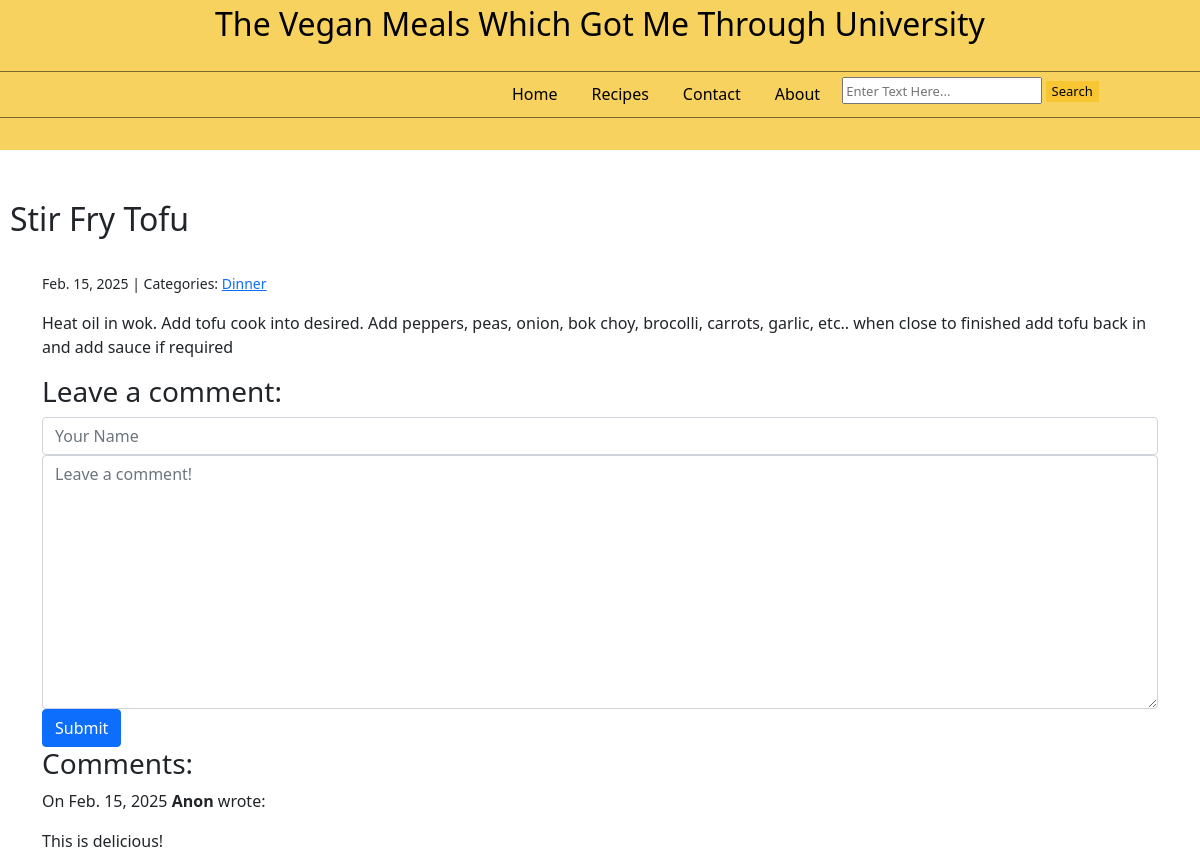
Screenshot of /post/7/ with the database file from the repository.
### blog/models.py (models this page shows, shortened)
class Post(models.Model):
    title = models.CharField(max_length=255)
    body = models.TextField()
    created_on = models.DateTimeField(auto_now_add=True)
    last_modified = models.DateTimeField(auto_now=True)
    categories = models.ManyToManyField("Category", related_name="posts")

class Category(models.Model):
    name = models.CharField(max_length=30)
    class Meta:
        verbose_name_plural = "categories"

class Comment(models.Model):
    author = models.CharField(max_length=60)
    body = models.TextField()
    created_on = models.DateTimeField(auto_now_add=True)
    post = models.ForeignKey("Post", on_delete=models.CASCADE)

### blog/views.py (the view, shortened to what this page needs)
# urls.py: path("post/<int:pk>/", views.blog_detail, name="blog_detail"),
def blog_detail(request, pk):
    post = Post.objects.get(pk=pk)
    form = CommentForm()
    comments = Comment.objects.filter(post=post)
    context = {
        "post": post,
        "comments": comments,
        "form" : CommentForm(),
    }
    return render(request, "blog/detail.html", context)

### blog/forms.py
class CommentForm(forms.Form):
    author = forms.CharField(
        max_length=60,
        widget=forms.TextInput(
            attrs={"class": "form-control", "placeholder": "Your Name"}
        ),
    )
    body = forms.CharField(
        widget=forms.Textarea(
            attrs={"class": "form-control", "placeholder": "Leave a comment!"}
        )
    )

### blog/templates/blog/detail.html (shortened to what this page needs)
<!DOCTYPE html>
<html lang="en">
<head>
    {% load static %}
    <link rel="stylesheet" href="https://cdnjs.cloudflare.com/ajax/libs/font-awesome/5.15.4/css/all.min.css" />
    <link rel="stylesheet" href="https://cdn.simplecss.org/simple.min.css">
    <link rel="stylesheet" href="{% static 'css/bootstrap.min.css' %}">
    <div class="header" style="font-size: xx-large;">
        <center>The Vegan Meals Which Got Me Through University  </center>
        <div class="line" style="border-top: 1px solid #000; opacity: 50%;  position: relative; top: 23px;"></div>
            <div class="header_buttons"  style="display:inline-flex; position: relative; top: 18px; left:500px;">
                <center><a href = "{% url 'blog_index' %}" class="btn btn-secondary" style="background-color: rgb(248, 210, 95); color:#000; margin-right: 10px; border: 0px;">Home</a></center>
                <center><a href = "{% url 'blog_index' %}" class="btn btn-secondary" style="background-color: rgb(248, 210, 95); color:#000; margin-right: 10px; border: 0px;">Recipes</a></center>
                <center><a href = "{% url 'contact' %}" class="btn btn-secondary" style="background-color: rgb(248, 210, 95); color:#000; margin-right: 10px; border: 0px;">Contact</a></center>
                <center><a href = "{% url 'blog_index' %}" class="btn btn-secondary" style="background-color: rgb(248, 210, 95); color:#000; margin-right: 10px; border: 0px;">About</a></center>
                <form method="post" style="height: 0px; z-index: 2; position: relative; font-size: small; top: 10px;">
                    <input type="text" style="height: 27px; width: 200px;" placeholder="Enter Text Here...">
                    <button type="submit" style="background-color: rgb(248, 198, 50); border: 0px;">Search</button>
                </form>
            </div>
        <div class="line" style="border-top: 1px solid #000; opacity: 50%; top: 20px; position: relative;"></div>
    </div>
</head>
<body>
    <h2 style="position: relative; top: 200px; left: 10px;">{{ post.title }}</h2>
    <div class="container" style="position: relative; top: 225px;">
        {% block page_content %}
            <small>
                {{ post.created_on.date }} | Categories:
                {% for category in post.categories.all %}
                    <a href="{% url 'blog_category' category.name %}">
                        {{ category.name }}
                    </a>
                {% endfor %}
            </small>
            <p>{{ post.body | linebreaks }}</p>
            <h3>Leave a comment:</h3>
            <form method="post">
                <div>
                    {{ form.author }}
                </div>
                <div>
                    {{ form.body }}
                </div>
                <button type="submit" class="btn btn-primary">Submit</button>
            </form>
            <h3>Comments:</h3>
            {% for comment in comments %}
                <p>
                    On {{ comment.created_on.date }} <b>{{ comment.author }}</b> wrote:
                </p>
                <p>
                    {{ comment.body | linebreaks }}
                </p>
            {% endfor %}
        {% endblock page_content %}
    </div>
</body>

### blog/templates/blog/detail.html (style rules this page uses)
.header { background-color: rgb(248, 210, 95); color: #000; height: 150px; width:100%; z-index: 1; position: absolute; }

### rows the page displays
Post: title "Stir Fry Tofu", created_on "Feb. 15, 2025", body "Heat oil in wok. Add tofu cook into desired. Add peppers, peas, onion, bok choy, brocolli, carrots, garlic, etc.. when close to finished add tofu back in and add sauce if required"
Category: name "Dinner"
Comment: created_on "Feb. 15, 2025", author "Anon", body "This is delicious!"
